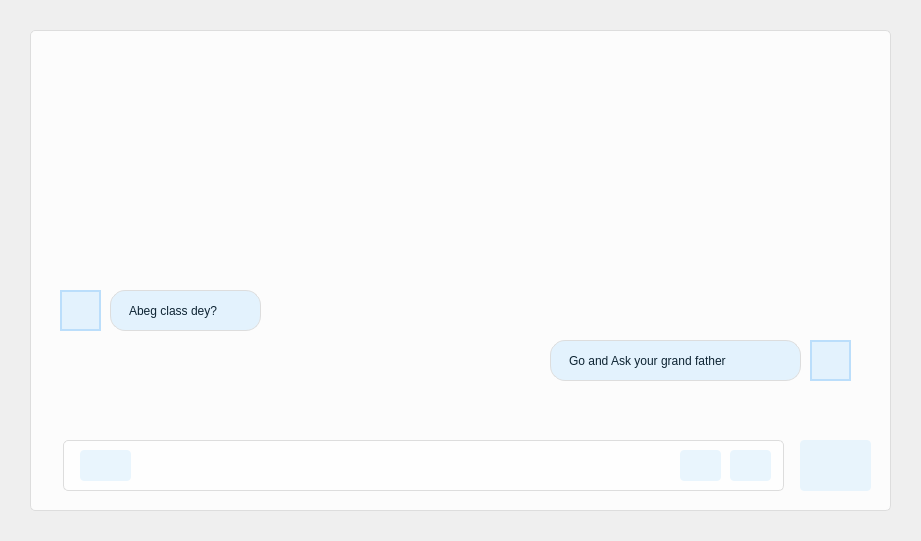
     <widget class="QWidget" name="widget_3" native="true">
      <property name="geometry">
       <rect>
        <x>20</x>
        <y>40</y>
        <width>921</width>
        <height>541</height>
       </rect>
      </property>
      <widget class="QFrame" name="frame">
       <property name="geometry">
        <rect>
         <x>30</x>
         <y>30</y>
         <width>861</width>
         <height>481</height>
        </rect>
       </property>
       <property name="styleSheet">
        <string notr="true">/* Basic QFrame styling */
QFrame {
    background: rgba(255, 255, 255, 0.8); /* Semi-transparent white background */
    border: 1px solid #DDDDDD; /* Light grey border */
    border-radius: 5px; /* Rounded corners */
    padding: 10px; /* Padding inside the frame */
    font: 12pt &quot;Segoe UI&quot;; /* Font and size */
    box-shadow: 0px 2px 4px rgba(0, 0, 0, 0.1); /* Subtle shadow */
}

/* Style for the items */
QFrame::item {
    background: rgba(255, 255, 255, 0.8); /* Semi-transparent white background */
    color: #0E2433; /* Dark text color */
    padding: 10px; /* Padding for each item */
    margin: 5px 0; /* Margin between items */
    border: 1px solid #E0E0E0; /* Light grey border */
    border-radius: 3px; /* Rounded corners */
}

/* Hover state for items */
QFrame::item:hover {
    background: rgba(241, 241, 241, 0.8); /* Light grey background on hover */
    border: 1px solid #CCCCCC; /* Slightly darker grey border on hover */
}

/* Selected state for items */
QFrame::item:selected {
    background: rgba(187, 222, 251, 0.8); /* Light blue background for selected items */
    color: white; /* White text for selected items */
    border: 1px solid rgba(187, 222, 251, 0.8); /* Border matches background */
}

/* Highlight selected text color */
QFrame::item:selected:!active {
    color: #FFFFFF; /* White text color for inactive selected items */
}

/* Subtle shadow effect */
QFrame::item {
    box-shadow: 0px 2px 4px rgba(0, 0, 0, 0.1); /* Subtle shadow */
}
</string>
       </property>
       <property name="frameShape">
        <enum>QFrame::Shape::StyledPanel</enum>
       </property>
       <property name="frameShadow">
        <enum>QFrame::Shadow::Raised</enum>
       </property>
       <widget class="QTextEdit" name="textEdit">
        <property name="geometry">
         <rect>
          <x>33</x>
          <y>410</y>
          <width>721</width>
          <height>51</height>
         </rect>
        </property>
       </widget>
       <widget class="QLabel" name="label_16">
        <property name="geometry">
         <rect>
          <x>80</x>
          <y>260</y>
          <width>151</width>
          <height>41</height>
         </rect>
        </property>
        <property name="styleSheet">
         <string notr="true">/* Basic QLabel styling for bubble chat */
QLabel {
    background-color: #E3F2FD; /* Light blue background */
    color: #0E2433; /* Dark text color */
    border: 1px solid #DDDDDD; /* Light grey border */
    border-radius: 15px; /* Rounded corners */
    padding: 10px 15px; /* Padding inside the label */
    font: 12pt &quot;Segoe UI&quot;; /* Font and size */
    position: relative; /* Required for positioning the tail */
}

/* Tail styling using pseudo-element */
QLabel::before {
    content: &quot;&quot;;
    position: absolute;
    bottom: 10px; /* Adjust this to move the tail vertically */
    left: -10px; /* Position the tail on the left side */
    width: 0;
    height: 0;
    border: 10px solid transparent;
    border-top-color: #E3F2FD; /* Same color as the background */
    border-left: 0;
    border-right: 0;
    margin-top: -10px;
}

/* Alternative tail styling for the right side (if needed) */
/*
QLabel::after {
    content: &quot;&quot;;
    position: absolute;
    bottom: 10px; 
    right: -10px; 
    width: 0;
    height: 0;
    border: 10px solid transparent;
    border-top-color: #E3F2FD;
    border-left: 0;
    border-right: 0;
    margin-top: -10px;
}
*/
</string>
        </property>
        <property name="text">
         <string>Abeg class dey?</string>
        </property>
       </widget>
       <widget class="QLabel" name="label_17">
        <property name="geometry">
         <rect>
          <x>30</x>
          <y>260</y>
          <width>41</width>
          <height>41</height>
         </rect>
        </property>
        <property name="styleSheet">
         <string notr="true">/* Basic QLabel styling for circular user images */
QLabel {
    border: 2px solid #BBDEFB; /* Light blue border */
    border-radius: 50%; /* Circular frame */
    width: 50px; /* Fixed width */
    height: 50px; /* Fixed height */
    background-color: #E3F2FD; /* Light blue background */
    padding: 5px; /* Padding inside the label */
}

/* Placeholder for when there is no image */
QLabel::before {
    content: &quot; &quot;;
    display: inline-block;
    width: 100%;
    height: 100%;
    background-color: #BBDEFB; /* Light blue background for placeholder */
    border-radius: 50%; /* Circular frame */
}
</string>
        </property>
        <property name="text">
         <string/>
        </property>
        <property name="pixmap">
         <pixmap>account_3033143.png</pixmap>
        </property>
        <property name="scaledContents">
         <bool>true</bool>
        </property>
       </widget>
       <widget class="QLabel" name="label_18">
        <property name="geometry">
         <rect>
          <x>520</x>
          <y>310</y>
          <width>251</width>
          <height>41</height>
         </rect>
        </property>
        <property name="styleSheet">
         <string notr="true">/* Basic QLabel styling for bubble chat */
QLabel {
    background-color: #E3F2FD; /* Light blue background */
    color: #0E2433; /* Dark text color */
    border: 1px solid #DDDDDD; /* Light grey border */
    border-radius: 15px; /* Rounded corners */
    padding: 10px 15px; /* Padding inside the label */
    font: 12pt &quot;Segoe UI&quot;; /* Font and size */
    position: relative; /* Required for positioning the tail */
}

/* Tail styling using pseudo-element */
QLabel::before {
    content: &quot;&quot;;
    position: absolute;
    bottom: 10px; /* Adjust this to move the tail vertically */
    left: -10px; /* Position the tail on the left side */
    width: 0;
    height: 0;
    border: 10px solid transparent;
    border-top-color: #E3F2FD; /* Same color as the background */
    border-left: 0;
    border-right: 0;
    margin-top: -10px;
}

/* Alternative tail styling for the right side (if needed) */
/*
QLabel::after {
    content: &quot;&quot;;
    position: absolute;
    bottom: 10px; 
    right: -10px; 
    width: 0;
    height: 0;
    border: 10px solid transparent;
    border-top-color: #E3F2FD;
    border-left: 0;
    border-right: 0;
    margin-top: -10px;
}
*/
</string>
        </property>
        <property name="text">
         <string>Go and Ask your grand father</string>
        </property>
       </widget>
       <widget class="QLabel" name="label_19">
        <property name="geometry">
         <rect>
          <x>780</x>
          <y>310</y>
          <width>41</width>
          <height>41</height>
         </rect>
        </property>
        <property name="styleSheet">
         <string notr="true">/* Basic QLabel styling for circular user images */
QLabel {
    border: 2px solid #BBDEFB; /* Light blue border */
    border-radius: 50%; /* Circular frame */
    width: 50px; /* Fixed width */
    height: 50px; /* Fixed height */
    background-color: #E3F2FD; /* Light blue background */
    padding: 5px; /* Padding inside the label */
}

/* Placeholder for when there is no image */
QLabel::before {
    content: &quot; &quot;;
    display: inline-block;
    width: 100%;
    height: 100%;
    background-color: #BBDEFB; /* Light blue background for placeholder */
    border-radius: 50%; /* Circular frame */
}
</string>
        </property>
        <property name="text">
         <string/>
        </property>
        <property name="pixmap">
         <pixmap>account_3033143.png</pixmap>
        </property>
        <property name="scaledContents">
         <bool>true</bool>
        </property>
       </widget>
       <widget class="QPushButton" name="pushButton_9">
        <property name="geometry">
         <rect>
          <x>770</x>
          <y>410</y>
          <width>71</width>
          <height>51</height>
         </rect>
        </property>
        <property name="styleSheet">
         <string notr="true">QPushButton {
    background: rgba(227, 242, 253, 0.8); /* Semi-transparent light blue with slight opacity */  
    color: rgb(14, 36, 51); /* Text color */
    border: none; /* No border */
    border-radius: 4px; /* Slightly rounded corners */
    padding: 10px 20px; /* Padding inside the button */
    font: 700 11pt &quot;Segoe UI&quot;; /* Font settings */
    box-shadow: 0px 2px 2px rgba(0, 2, 0, 0.5); /* Subtle shadow */
}

QPushButton:hover {
    background: rgba(187, 222, 251, 0.8); /* Semi-transparent light blue shade on hover */
    color: rgb(14, 36, 51); /* Change text color on hover */
    border-right: 2px solid black; /* Make the right side thicker */
}

QPushButton:pressed {
    background: rgba(144, 202, 249, 0.8); /* Semi-transparent even darker light blue when pressed */
    box-shadow: none; /* Remove shadow on press */
}

QPushButton:disabled {
    background: rgba(227, 242, 253, 0.5); /* Semi-transparent light blue for disabled state */
    color: #BCAAA4; /* Light blue text for disabled state */
}
</string>
        </property>
        <property name="text">
         <string/>
        </property>
        <property name="icon">
         <iconset>
          <normaloff>send.png</normaloff>send.png</iconset>
        </property>
       </widget>
       <widget class="QPushButton" name="pushButton_11">
        <property name="geometry">
         <rect>
          <x>50</x>
          <y>420</y>
          <width>51</width>
          <height>31</height>
         </rect>
        </property>
        <property name="styleSheet">
         <string notr="true">QPushButton {
    background: rgba(227, 242, 253, 0.8); /* Semi-transparent light blue with slight opacity */  
    color: rgb(14, 36, 51); /* Text color */
    border: none; /* No border */
    border-radius: 4px; /* Slightly rounded corners */
    box-shadow: 0px 2px 2px rgba(0, 2, 0, 0.5); /* Subtle shadow */
}

QPushButton:hover {
    background: rgba(187, 222, 251, 0.8); /* Semi-transparent light blue shade on hover */
    color: rgb(14, 36, 51); /* Change text color on hover */
    border-right: 2px solid black; /* Make the right side thicker */
}

QPushButton:pressed {
    background: rgba(144, 202, 249, 0.8); /* Semi-transparent even darker light blue when pressed */
    box-shadow: none; /* Remove shadow on press */
}

QPushButton:disabled {
    background: rgba(227, 242, 253, 0.5); /* Semi-transparent light blue for disabled state */
    color: #BCAAA4; /* Light blue text for disabled state */
}
</string>
        </property>
        <property name="text">
         <string/>
        </property>
        <property name="icon">
         <iconset>
          <normaloff>keyboard.png</normaloff>keyboard.png</iconset>
        </property>
       </widget>
       <widget class="QPushButton" name="pushButton_12">
        <property name="geometry">
         <rect>
          <x>650</x>
          <y>420</y>
          <width>41</width>
          <height>31</height>
         </rect>
        </property>
        <property name="styleSheet">
         <string notr="true">QPushButton {
    background: rgba(227, 242, 253, 0.8); /* Semi-transparent light blue with slight opacity */  
    color: rgb(14, 36, 51); /* Text color */
    border: none; /* No border */
    border-radius: 4px; /* Slightly rounded corners */
    padding: 10px 20px; /* Padding inside the button */
    font: 700 11pt &quot;Segoe UI&quot;; /* Font settings */
    box-shadow: 0px 2px 2px rgba(0, 2, 0, 0.5); /* Subtle shadow */
}

QPushButton:hover {
    background: rgba(187, 222, 251, 0.8); /* Semi-transparent light blue shade on hover */
    color: rgb(14, 36, 51); /* Change text color on hover */
    border-right: 2px solid black; /* Make the right side thicker */
}

QPushButton:pressed {
    background: rgba(144, 202, 249, 0.8); /* Semi-transparent even darker light blue when pressed */
    box-shadow: none; /* Remove shadow on press */
}

QPushButton:disabled {
    background: rgba(227, 242, 253, 0.5); /* Semi-transparent light blue for disabled state */
    color: #BCAAA4; /* Light blue text for disabled state */
}
</string>
        </property>
        <property name="text">
         <string/>
        </property>
        <property name="icon">
         <iconset>
          <normaloff>attachment.png</normaloff>attachment.png</iconset>
        </property>
       </widget>
       <widget class="QPushButton" name="pushButton_13">
        <property name="geometry">
         <rect>
          <x>700</x>
          <y>420</y>
          <width>41</width>
          <height>31</height>
         </rect>
        </property>
        <property name="styleSheet">
         <string notr="true">QPushButton {
    background: rgba(227, 242, 253, 0.8); /* Semi-transparent light blue with slight opacity */  
    color: rgb(14, 36, 51); /* Text color */
    border: none; /* No border */
    border-radius: 4px; /* Slightly rounded corners */
    padding: 10px 20px; /* Padding inside the button */
    font: 700 11pt &quot;Segoe UI&quot;; /* Font settings */
    box-shadow: 0px 2px 2px rgba(0, 2, 0, 0.5); /* Subtle shadow */
}

QPushButton:hover {
    background: rgba(187, 222, 251, 0.8); /* Semi-transparent light blue shade on hover */
    color: rgb(14, 36, 51); /* Change text color on hover */
    border-right: 2px solid black; /* Make the right side thicker */
}

QPushButton:pressed {
    background: rgba(144, 202, 249, 0.8); /* Semi-transparent even darker light blue when pressed */
    box-shadow: none; /* Remove shadow on press */
}

QPushButton:disabled {
    background: rgba(227, 242, 253, 0.5); /* Semi-transparent light blue for disabled state */
    color: #BCAAA4; /* Light blue text for disabled state */
}
</string>
        </property>
        <property name="text">
         <string/>
        </property>
        <property name="icon">
         <iconset>
          <normaloff>camera.png</normaloff>camera.png</iconset>
        </property>
       </widget>
      </widget>
     </widget>
